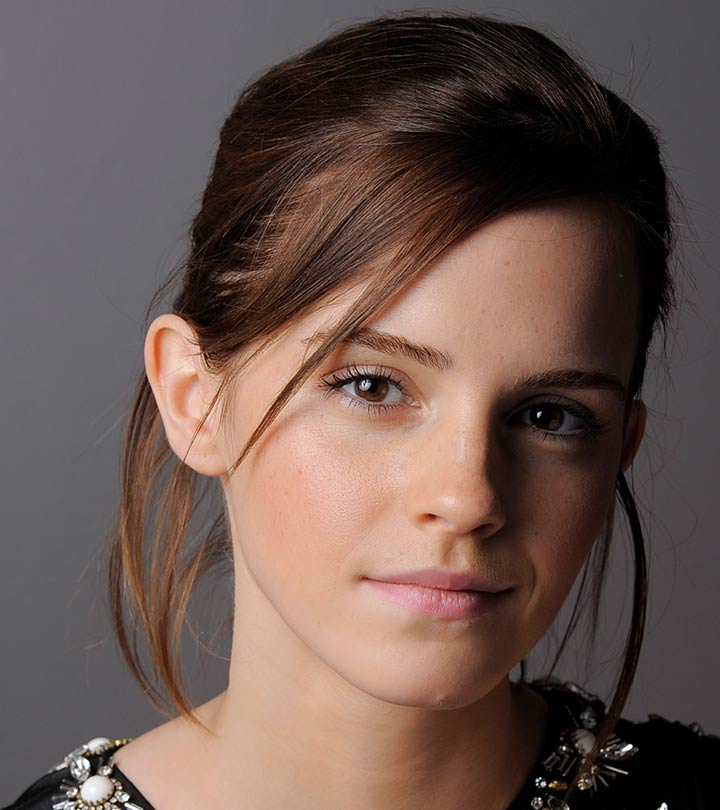
#> input picture images/emma.jpg, 720 x 810 px
$ jupyter execute --allow-errors et3112_inclass.ipynb   (shell and % lines are left out)
#> lines starting #> are read from the running program, lines starting #| are printed output that depends on the picture
# Reading and Writing Images

[cell 1]
import cv2 as cv
import matplotlib.pyplot as plt

filename = './images/emma.jpg'
img = cv.imread(filename, cv.IMREAD_COLOR)
#> img is the input picture: shape (810, 720, 3); mean B, G, R 80.1, 87.4, 106.8
img_show = cv.cvtColor(img, cv.COLOR_BGR2RGB)

img = cv.add(img, 40)
cv.imwrite('./results/emma_processed.jpg', img)

fig, ax = plt.subplots(1, figsize =(6,6))
ax.imshow(img_show)
plt.show()

[cell 2]
print(img.shape)
#| (810, 720, 3)

[cell 3]
import numpy as np
a = np.array([1,2,3, 4])
print(a)

# Gaussian Noise Removal

[cell 4]
import cv2 as cv
import matplotlib.pyplot as plt
import numpy as np

fn = './images/hugh.jpg'
imgo = cv.imread(fn, cv.IMREAD_COLOR)
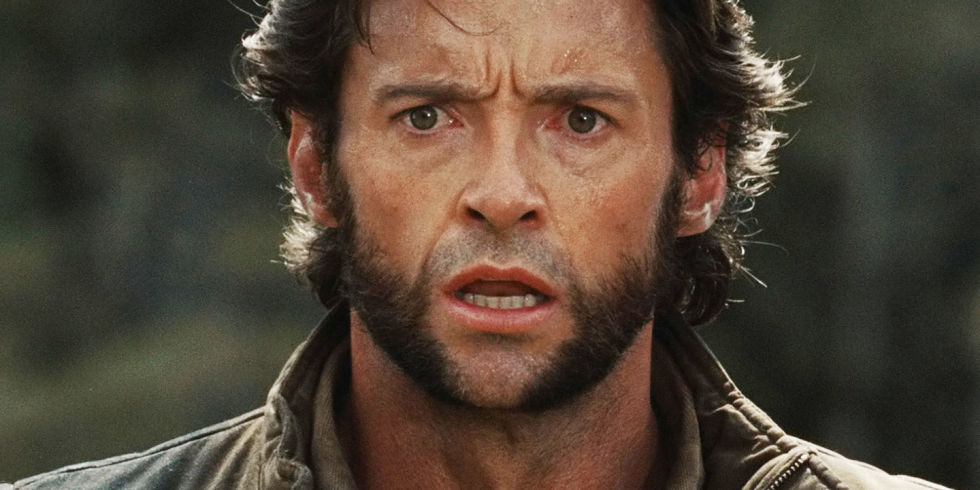
#> input picture images/hugh.jpg, 980 x 490 px
#> imgo is the input picture: shape (490, 980, 3); mean B, G, R 54.6, 67.8, 81.1
mu = 0
sigma = 20
noise = np.array(imgo.shape).astype('uint8')
#> noise = [234, 212, 3]
noise = np.random.normal(mu, sigma, imgo.shape)
noise = noise.reshape(imgo.shape)
noisy_image = cv.add(imgo, noise, dtype=cv.CV_8UC3)
filtered = cv.GaussianBlur(noisy_image, (5,5), 2)

# Color conversions to be able to show in matplotlib
noisy_image_show = cv.cvtColor(noisy_image, cv.COLOR_BGR2RGB)
imgo_show = cv.cvtColor(imgo, cv.COLOR_BGR2RGB)
filtered_show = cv.cvtColor(filtered, cv.COLOR_BGR2RGB)

fig, ax = plt.subplots(3, figsize = (12,6))
ax[0].imshow(imgo_show)
ax[0].set_title('Original')
ax[1].imshow(noisy_image_show)
ax[1].set_title('Noise Added')
ax[2].imshow(filtered_show)
ax[2].set_title('Filtered')
plt.show()

[cell 5]
print(noise.shape)
#| (490, 980, 3)

[cell 6]
import cv2 as cv
import matplotlib.pyplot as plt

fn = './images/hugh.jpg'
imgo = cv.imread(fn, cv.IMREAD_COLOR)

fig, ax = plt.subplots()
ax.imshow(imgo)
plt.show()

print(imgo.shape)
#| (490, 980, 3)
print(imgo.dtype)
#| uint8
print(imgo.size)
#| 1440600

[cell 7]
import cv2 as cv
import matplotlib.pyplot as plt

fn = './images/hugh.jpg'
im1 = cv.imread(fn, cv.IMREAD_GRAYSCALE)
#> im1: shape (490, 980); min 5, max 255, mean 70.3
im2 = im1 + 100
im3 = cv.add(im1,100)
fig, ax = plt.subplots(1,3)
ax[0].imshow(im1, cmap='gray')
ax[1].imshow(im2, cmap='gray')
ax[2].imshow(im3, cmap='gray')
plt.show()

[cell 8]
import cv2 as cv
import matplotlib.pyplot as plt
import numpy as np

def image_brighten(image, shift):
#> called with shift = 100
    h = image.shape[0]
#> h = 490
    w = image.shape[1]
#> w = 980
    result = np.zeros((h,w), np.uint8)
    for i in range(0,h):
        for j in range(0,w):
            result[i,j] = image[i,j] + 100
    return result

fn = './images/hugh.jpg'
im1 = cv.imread(fn, cv.IMREAD_GRAYSCALE)

im2 = image_brighten(im1, 100)
fig, ax = plt.subplots(1,2, figsize=(6,6))
ax[0].imshow(im1, cmap='gray')
ax[1].imshow(im2, cmap='gray')
# ax[2].imshow(im3, cmap='gray')
plt.show()

[cell 9]
import cv2 as cv
import numpy as np
import matplotlib.pyplot as plt
transform = np.arange(0,256).astype('uint8')
transform = np.arange(255, -1, -1).astype('uint8')
fig, ax = plt.subplots()
ax.plot(transform)
ax.set_xlabel(r'Input, $f(\mathbf{x})$')
ax.set_ylabel('Output, $\mathrm{T}[f(\mathbf{x})]$')
ax.set_xlim(0,255)
ax.set_ylim(0,255)
ax.set_aspect('equal')
plt.show()
#> figure, not shown here; curve peaks at x = 0, y = 255
img_orig = cv.imread('./images/katrina.jpg', cv.IMREAD_GRAYSCALE)
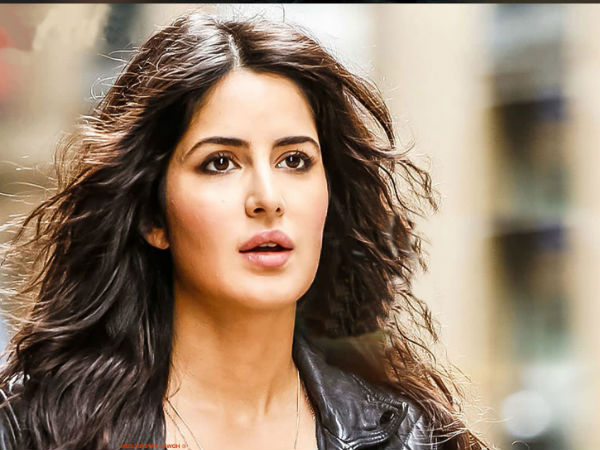
#> input picture images/katrina.jpg, 600 x 450 px
#> img_orig: shape (450, 600); min 0, max 255, mean 134.7
print(img_orig.shape)
#| (450, 600)

cv.namedWindow('Image', cv.WINDOW_AUTOSIZE)
cv.imshow('Image', img_orig)
cv.waitKey(0)
image_transformed = cv.LUT(img_orig, transform)
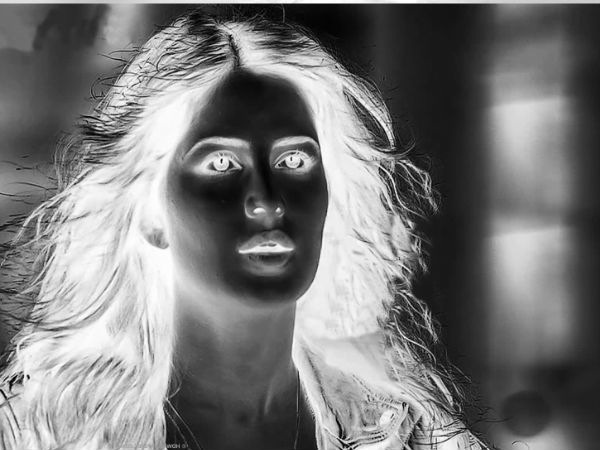
#> image_transformed: shape (450, 600); min 0, max 255, mean 120.3

cv.imshow('Image', image_transformed)
cv.waitKey(0)
cv.destroyAllWindows()

[cell 10]
print(transform.shape)

[cell 11]
import cv2 as cv
import numpy as np
import matplotlib.pyplot as plt

img = cv.imread('./images/katrina.jpg', cv.IMREAD_GRAYSCALE)
hist = cv.calcHist([img], [0], None, [256], [0,256])
#> hist = 256 values, max 3838 at index 231, min 17 at index 254, mean 1054.7

plt.plot(hist)
plt.show()
#> figure, not shown here; curve peaks at x = 231, y = 3838

[cell 12]
import cv2 as cv
import numpy as np
import matplotlib.pyplot as plt

im1 = cv.imread('./images/katniss.jpg')
#> (the rest of this cell did not finish here and is left out)

[cell 13]
import cv2 as cv
import numpy as np
import matplotlib.pyplot as plt

im1 = cv.imread('./images/maya.jpg', cv.IMREAD_REDUCED_COLOR_2)
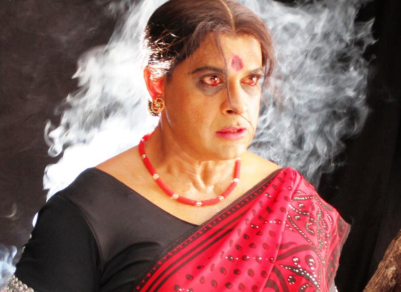
#> input picture images/maya.jpg, 401 x 292 px
#> im1 is the input picture: shape (292, 401, 3); mean B, G, R 92.2, 97, 136.4

kernel = np.array([[1./9., 1./9., 1./9.], [1./9., 1./9., 1./9.], [1./9., 1./9., 1./9.]])
kernel = 1/25.*np.ones((5,5))

im2 = cv.filter2D(im1, cv.CV_8U, kernel)
#> im2: shape (292, 401, 3)

cv.namedWindow('Image', cv.WINDOW_AUTOSIZE)
cv.imshow('Image', im1)
cv.waitKey(0)

cv.imshow('Image', im2)
cv.waitKey(0)
cv.destroyAllWindows()

[cell 14]
print(kernel.shape)
print(sum(sum(kernel)))

[cell 15]
import cv2 as cv
import numpy as np
import matplotlib.pyplot as plt

im1 = cv.imread('./images/building.tif', cv.IMREAD_GRAYSCALE)
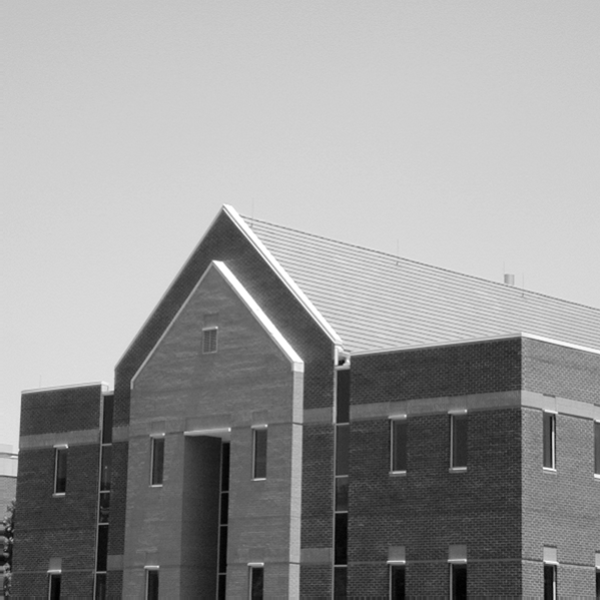
#> input picture images/building.tif, 600 x 600 px
#> im1 is the input picture: shape (600, 600); min 0, max 255, mean 152.8

kernel = np.array([[-1, -2, -1], [0, 0, 0], [1, 2, 1]])
kernel = np.array([[-1, 0, 1], [-2, 0, 2], [-1, 0, 1]])

im2 = cv.filter2D(im1, cv.CV_8U, kernel)
#> im2: shape (600, 600)
im2 = cv.normalize(im2 + 127, im2, 255, 0, cv.NORM_MINMAX)
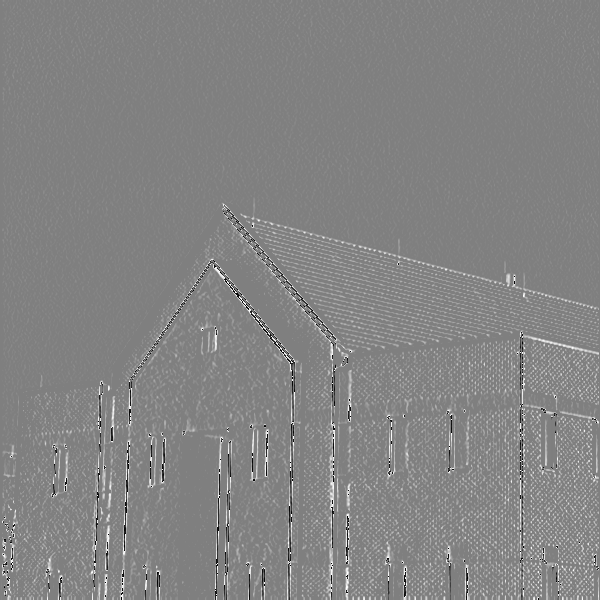
#> im2: shape (600, 600); min 0, max 255, mean 131.7

cv.namedWindow('Image', cv.WINDOW_AUTOSIZE)
cv.imshow('Image', im1)
cv.waitKey(0)

cv.imshow('Image', im2)
cv.waitKey(0)
cv.destroyAllWindows()

[cell 16]
# Sharpening
import cv2 as cv
import matplotlib.pyplot as plt
from scipy import stats

img = cv.imread('./images/tom.jpg', cv.IMREAD_REDUCED_GRAYSCALE_2)
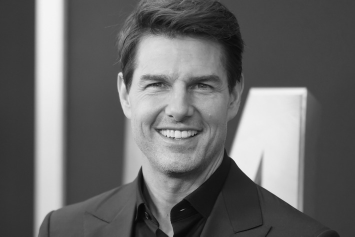
#> input picture images/tom.jpg, 355 x 237 px
#> img is the input picture: shape (237, 355); min 6, max 245, mean 103.6

kernel = 1/25.*np.ones((5,5))
blurred = cv.filter2D(img, cv.CV_8U, kernel)
diff = img.astype('float32') - blurred.astype('float32')
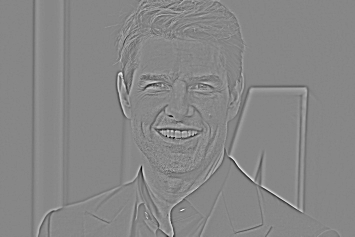
#> diff: shape (237, 355) float32; min -87, max 77, mean 0; drawn with min black and max white
sharpened = cv.addWeighted(img.astype('float32') , 1.0, diff, 1.5, 0)
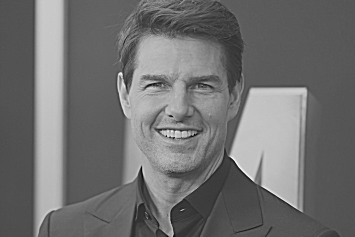
#> sharpened: shape (237, 355) float32; min -75.5, max 331, mean 103.6; drawn with min black and max white


fig, axes  = plt.subplots(2,2, sharex='all', sharey='all', figsize=(18,10))
axes[0,0].imshow(img, cmap='gray')
axes[0,0].set_title('Original')
axes[0,0].set_xticks([]), axes[0,0].set_yticks([])
axes[0,1].imshow(blurred, cmap='gray')
axes[0,1].set_title('Blurred')
axes[0,1].set_xticks([]), axes[0,1].set_yticks([])
axes[1,0].imshow(diff + 125, cmap='gray')
axes[1,0].set_title('Difference')
axes[1,0].set_xticks([]), axes[1,0].set_yticks([])
axes[1,1].imshow(sharpened, cmap='gray')
axes[1,1].set_title('Sharpened')
axes[1,1].set_xticks([]), axes[1,1].set_yticks([])
plt.show()

# Feb. 7, 2010

## 1-D Gaussians

[cell 17]
import numpy as np
import matplotlib.pyplot as plt
import math

def g(x, mu,  sigma):
    return 1./math.sqrt(2*math.pi*sigma)*np.exp(-(x- mu)**2/(2*sigma**2))

x = np.arange(-10, 10, 0.1)
plt.plot(g(x, 0, 1), label='$\mu = 0, \sigma = 1$')
plt.plot(g(x, 0, 5), label='$\mu = 0, \sigma = 5$')
plt.plot(g(x, 3, 5), label='$\mu = 3, \sigma = 5$')
plt.legend()
plt.show()
#> figure, not shown here; curve peaks at x = 100, y = 0.399; curve peaks at x = 100, y = 0.178; curve peaks at x = 130, y = 0.178

[cell 18]
import matplotlib.pyplot as plt
from mpl_toolkits.mplot3d import Axes3D
from matplotlib import cm
import numpy as np

fig = plt.figure(figsize=(10,10))
ax = fig.add_subplot(111, projection='3d')
sigma = 1

X = np.arange(-5, 5.1, 0.1)
Y = np.arange(-5, 5.1, 0.1)
X, Y = np.meshgrid(X, Y)
Z = 1./(2*math.pi*sigma)*np.exp(-(X**2 + Y**2)/(2*sigma**2))

surf = ax.plot_surface(X, Y, Z, cmap=cm.jet, linewidth=0, antialiased=True)
plt.show()
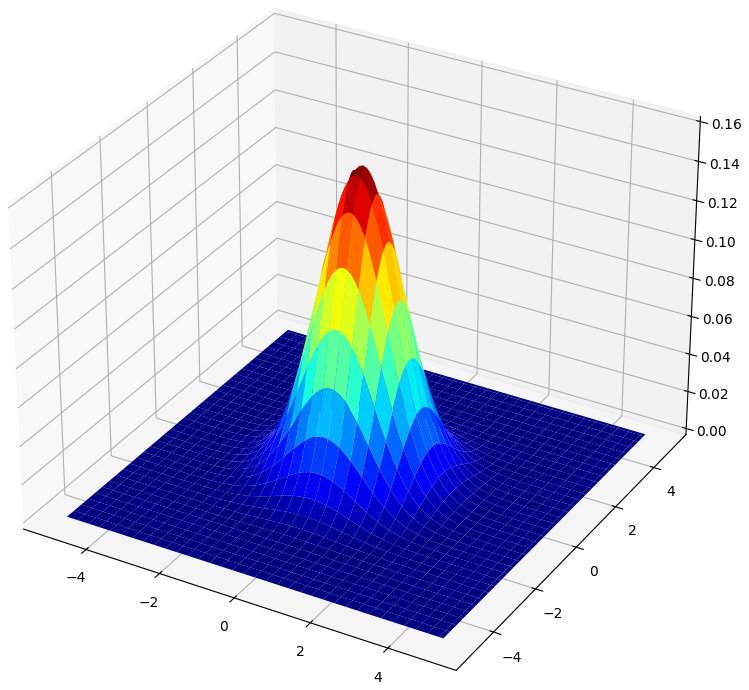
#> figure drawn by matplotlib, 1 panel

[cell 19]
import cv2 as cv
import matplotlib.pyplot as plt
from scipy import stats

img = cv.imread('./images/tom.jpg', cv.IMREAD_REDUCED_GRAYSCALE_2)

kernel = np.array([[0.075, 0.124, 0.075],[0.124, 0.204, 0.124],[0.075, 0.124, 0.075]])
blurred = cv.filter2D(img, cv.CV_8U, kernel)

fig, axes  = plt.subplots(1,2, sharex='all', sharey='all', figsize=(18,10))
axes[0].imshow(img, cmap='gray')
axes[0].set_title('Original')
axes[0].set_xticks([]), axes[0].set_yticks([])
axes[1].imshow(blurred, cmap='gray')
axes[1].set_title('Original')
axes[1].set_xticks([]), axes[1].set_yticks([])
plt.show()
